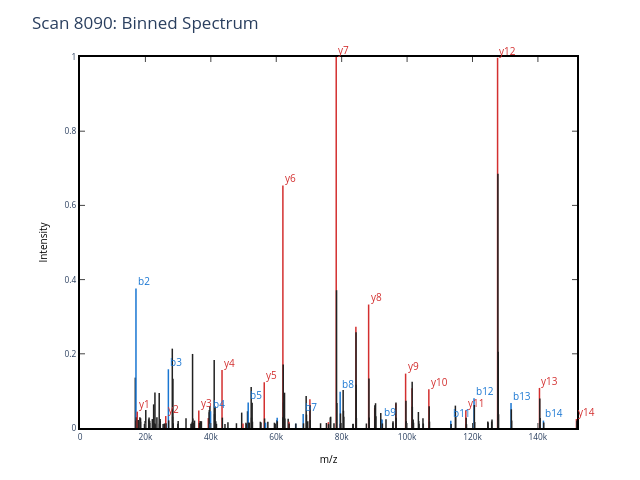

Notebook code for this chart:
### Code cell
WIDTH_OF_BIN = 0.01
def to_idx(num):
    return int(num // WIDTH_OF_BIN)

# Bin the mz
scan_8090.binned_mz = np.empty_like(scan_8090.mz, dtype=int)
for i in range(len(scan_8090.mz)):
    scan_8090.binned_mz[i] = to_idx(scan_8090.mz[i])

# Create a binned_spectrum SWT object for plotting purposes only
binned_spectrum = get_SWT_object(
    mzml_path='04-17-23_CA_Tryp_HCD_10min_CLEAN-calib.mzML',
    scan_number = 8090,
    full_sequence = 'AVVQ[Deamidated]DPALKPLALVYGEATSR',
)
for i in range (len(binned_spectrum.mz)):
    binned_spectrum.mz[i] = scan_8090.binned_mz[i] #Re-writing the mz_array with the binned mz values

# Plot the binned spectrum
plot_MS2(binned_spectrum, 'Scan 8090: Binned Spectrum')
